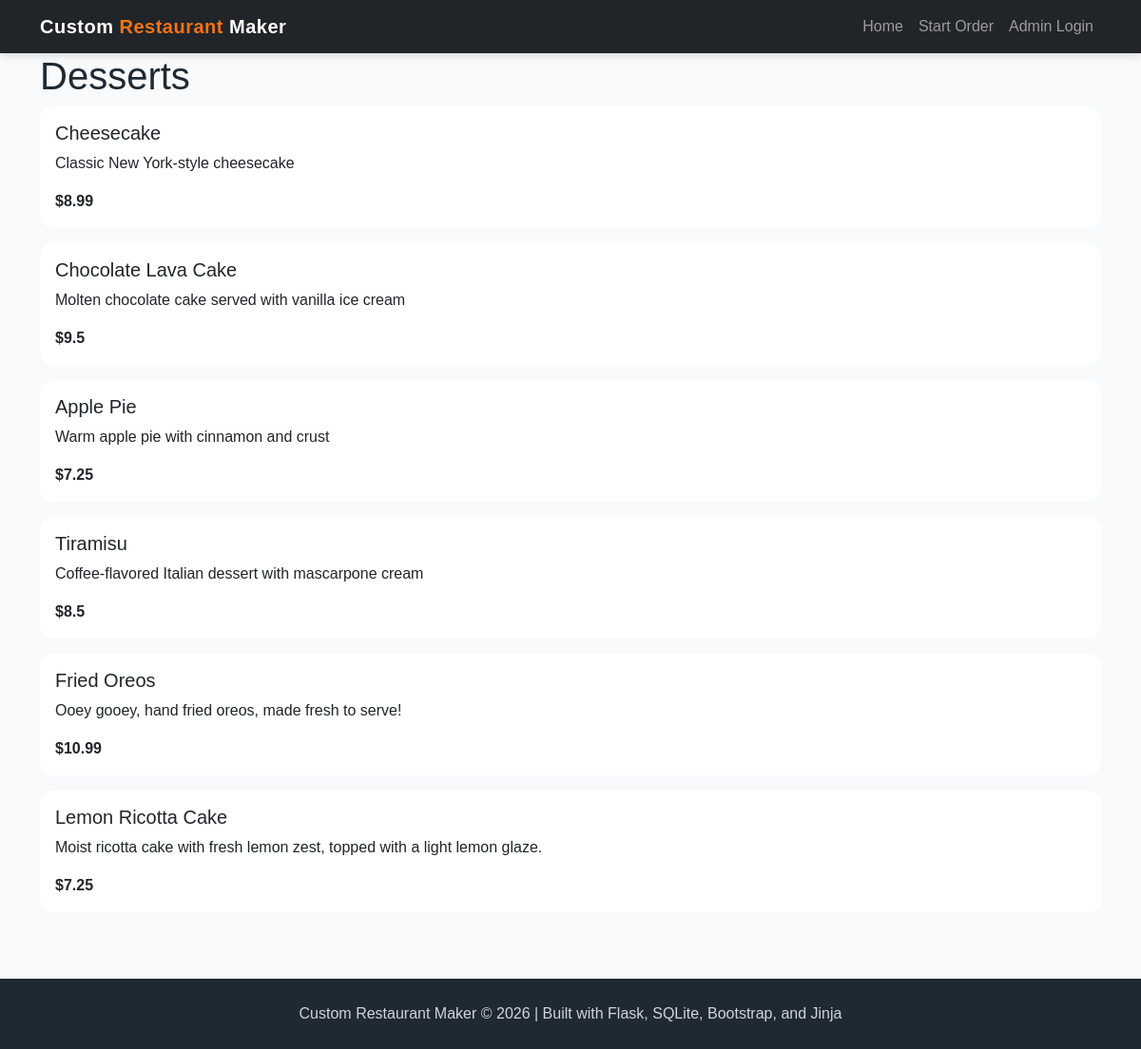
Before: /desserts with the older database file.
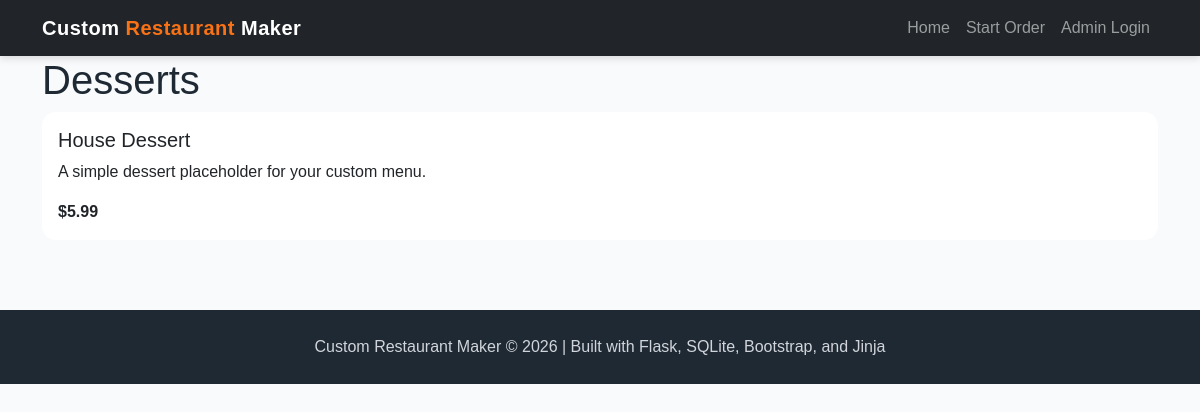
After: the same page with the newer database file.
### tables this page shows
CREATE TABLE menu (
    menu_id INTEGER PRIMARY KEY AUTOINCREMENT,
    name TEXT NOT NULL,
    category TEXT NOT NULL,
    price REAL NOT NULL,
    description TEXT
, image_filename TEXT);

### app.py (the view)
@app.route('/desserts')
def desserts():
    conn = get_db()
    cur = conn.cursor()
    cur.execute("SELECT * FROM menu WHERE LOWER(category) = ?", ("desserts",))
    menu = cur.fetchall()
    conn.close()
    return render_template('desserts.html', menu=menu)

### app.py (called while the page is built)
def get_db():
    conn = sqlite3.connect("project4.db")
    conn.row_factory = sqlite3.Row
    return conn

### templates/desserts.html (shortened to what this page needs)
{% extends "base.html" %}
{% block content %}
<h1>Desserts</h1>
{% for item in menu %}
<div class="card mb-3">
    <div class="card-body">
        <h5>{{ item['name'] }}</h5>
        <p>
            {{ item['description'] }}
        </p>
        <strong>
            ${{ item['price'] }}
        </strong>
    </div>
</div>
{% endfor %}
{% endblock %}

Changed rows visible on the page:
removed menu: name "Cheesecake", description "Classic New York-style cheesecake", price "8.99"
removed menu: name "Chocolate Lava Cake", description "Molten chocolate cake served with vanilla ice cream", price "9.5"
removed menu: name "Apple Pie", description "Warm apple pie with cinnamon and crust", price "7.25"
removed menu: name "Tiramisu", description "Coffee-flavored Italian dessert with mascarpone cream", price "8.5"
removed menu: name "Fried Oreos", description "Ooey gooey, hand fried oreos, made fresh to serve!", price "10.99"
removed menu: name "Lemon Ricotta Cake", description "Moist ricotta cake with fresh lemon zest, topped with a light lemon glaze.", price "7.25"
added menu: name "House Dessert", description "A simple dessert placeholder for your custom menu.", price "5.99"
